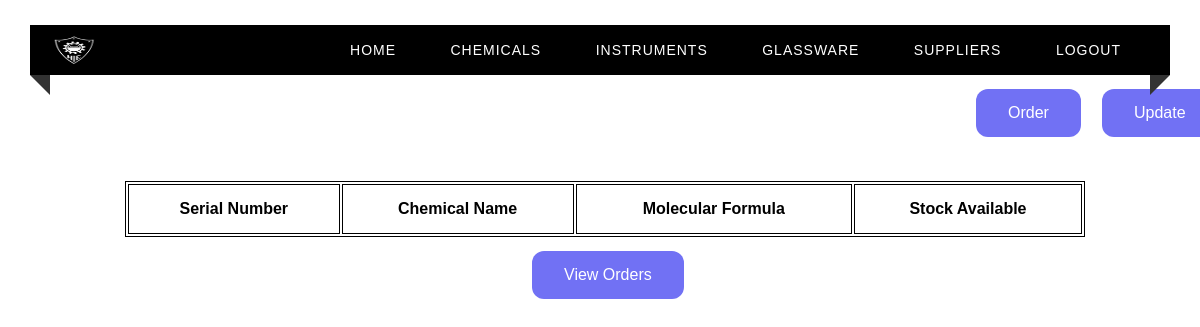
Before: /chemicals with the older database file.
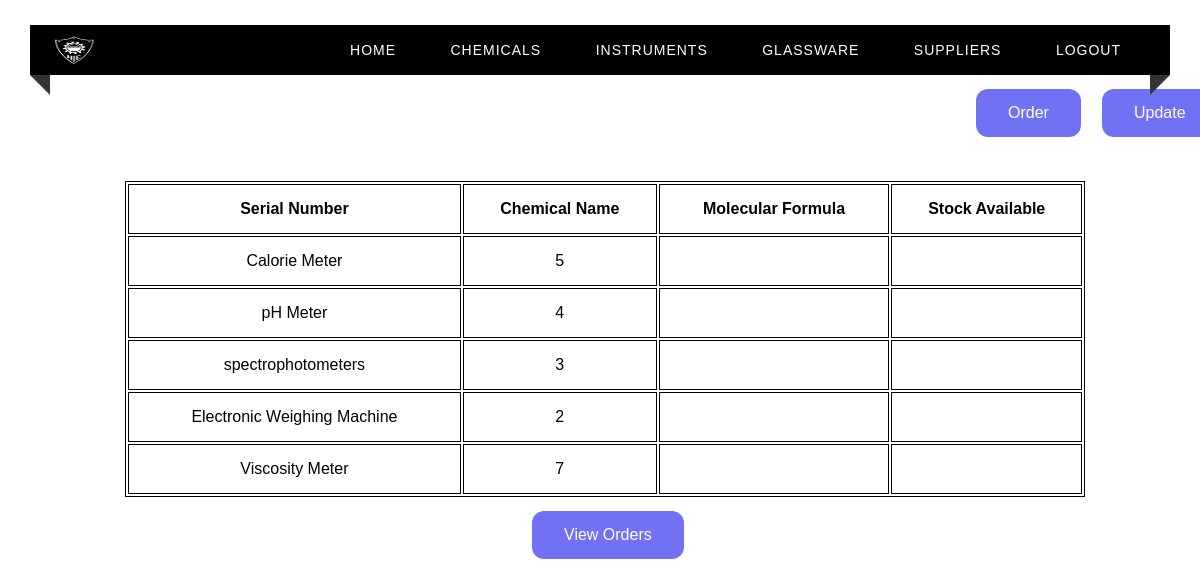
After: the same page with the newer database file.
### tables this page shows
CREATE TABLE INSTRUMENT(
    Sno INTEGER(3) UNIQUE ,
    Inst_Name VARCHAR(50) primary key,
    Number_Of_Units_Present INTEGER(3)
);

### app.py (the view)
@app.route("/chemicals")
def chemicals() :
    c = get_db()
    cur = c.cursor()
    cur.execute("SELECT Inst_Name, Number_Of_Units_Present from INSTRUMENT")
    return render_template("chemicals.html", test = cur.fetchall())

### app.py (called while the page is built)
def get_db():
    db = getattr(g, '_database', None)
    if db is None:
        db = g._database = sqlite3.connect(DATABASE)
    return db

@app.teardown_appcontext
def close_connection(exception):
    db = getattr(g, '_database', None)
    if db is not None:
        db.close()

### templates/chemicals.html (shortened to what this page needs)
<html>
<head>
    <link rel="stylesheet" type="text/css" href="../static/home.css">
</head>
<body>
<div class="custom-padding">
        <nav>
            <div class="logo"><img src = "../static/nieLogo.png" width = "45px", height = "30px"></div>
            <ul class="menu-area">
                <li><a href="/home">Home</a></li>
                <li><a href="/chemicals">Chemicals</a></li>
                <li><a href="/instruments">Instruments</a></li>
                <li><a href="/glassware">Glassware</a></li>
                <li><a href="/suppliers">Suppliers</a></li>
                <li><a href="/">Logout</a></li>
            </ul>
        </nav>
        <a href="/updateChemicalOptions" target = "_blank" class="button">Update</a>
        <a href="/orderChemicals" class="button1">Order</a>
        <div class="tab">
          <table align="center" style="margin-left : 125px; margin-top : 50px;">
              <th>Serial Number</th>
              <th>Chemical Name </th>
              <th>Molecular Formula</th>
              <th>Stock Available</th>
            {% for row in test %}
            <tr>
                <td> {{ row[0] }}</td>
                <td> {{ row[1] }}</td>
                <td> {{ row[2] }}</td>
                <td> {{ row[3] }}</td>
            </tr>
            {% endfor %}
          </table>
        </div>
        <a href="/viewChemicalOrders" class="button2">View Orders</a>
    </div>
</body>
</html>

Changed rows visible on the page:
added INSTRUMENT: Inst_Name "Calorie Meter", Number_Of_Units_Present "5"
added INSTRUMENT: Inst_Name "pH Meter", Number_Of_Units_Present "4"
added INSTRUMENT: Inst_Name "spectrophotometers", Number_Of_Units_Present "3"
added INSTRUMENT: Inst_Name "Electronic Weighing Machine", Number_Of_Units_Present "2"
added INSTRUMENT: Inst_Name "Viscosity Meter", Number_Of_Units_Present "7"
